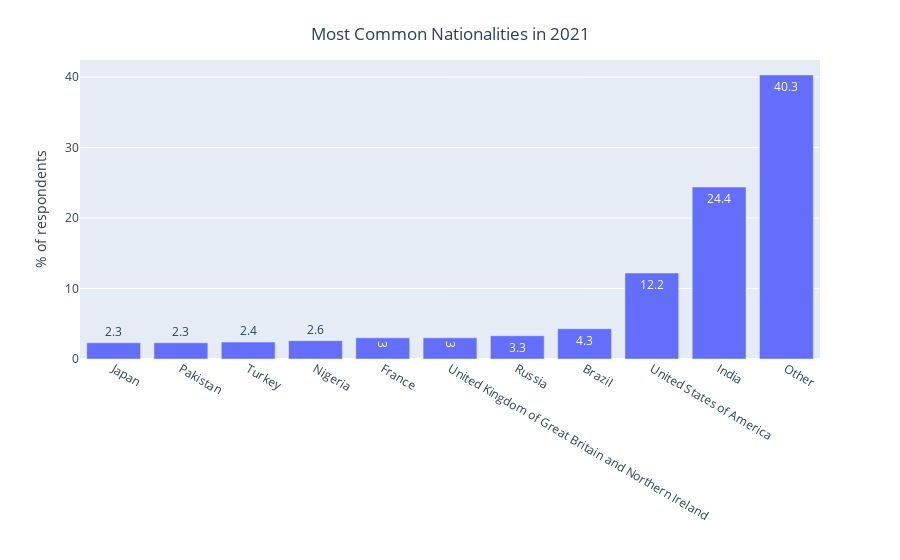

The code cell stored with this chart in its notebook:
### Code cell
question_name = 'Q3'
sorted_percentages = count_then_return_percent(responses_df_2021,question_name).iloc[::-1]#[55:]
title_for_chart = 'Most Common Nationalities'
title_for_y_axis = '% of respondents'
orientation_for_chart = 'v'
  
plotly_bar_chart(response_counts=sorted_percentages,
                 title=title_for_chart,
                 y_axis_title=title_for_y_axis,
                 orientation=orientation_for_chart)

### Figure 1 — Plotly figure (JSON) as saved in the notebook; plotly's stock layout.template omitted (floating-point values rounded to 4 significant figures)
{"data": [{"alignmentgroup": "True", "hovertemplate": "variable=Q3<br>=%{x}<br>% of respondents=%{y}<br>text=%{text}<extra></extra>", "legendgroup": "Q3", "marker": {"color": "#636efa", "pattern": {"shape": ""}}, "name": "Q3", "offsetgroup": "Q3", "orientation": "v", "showlegend": true, "text": [2.3, 2.3, 2.4, 2.6, 3.0, 3.0, 3.3, 4.3, 12.2, 24.4, 40.3], "textposition": "auto", "type": "bar", "x": ["Japan", "Pakistan", "Turkey", "Nigeria", "France", "United Kingdom of Great Britain and Northern Ireland", "Russia", "Brazil", "United States of America", "India", "Other"], "xaxis": "x", "y": [2.3, 2.3, 2.4, 2.6, 3.0, 3.0, 3.3, 4.3, 12.2, 24.4, 40.3], "yaxis": "y"}], "layout": {"barmode": "relative", "legend": {"title": {"text": "variable"}, "tracegroupgap": 0}, "margin": {"t": 60}, "showlegend": false, "title": {"text": "Most Common Nationalities in 2021", "x": 0.5, "y": 0.95}, "xaxis": {"anchor": "y", "domain": [0.0, 1.0], "title": {"text": ""}}, "yaxis": {"anchor": "x", "domain": [0.0, 1.0], "title": {"text": "% of respondents"}}}}
